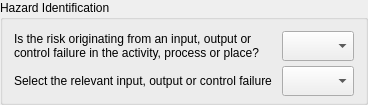
            <widget class="QGroupBox" name="gpb_HazardIdentification">
             <property name="minimumSize">
              <size>
               <width>0</width>
               <height>105</height>
              </size>
             </property>
             <property name="maximumSize">
              <size>
               <width>16777215</width>
               <height>105</height>
              </size>
             </property>
             <property name="title">
              <string>Hazard Identification</string>
             </property>
             <layout class="QGridLayout" name="gridLayout_2">
              <item row="0" column="0">
               <layout class="QGridLayout" name="glay_HazardIdentification">
                <property name="leftMargin">
                 <number>0</number>
                </property>
                <property name="topMargin">
                 <number>0</number>
                </property>
                <property name="rightMargin">
                 <number>0</number>
                </property>
                <property name="bottomMargin">
                 <number>0</number>
                </property>
                <property name="spacing">
                 <number>10</number>
                </property>
                <item row="0" column="0">
                 <widget class="QLabel" name="lbl_Identification">
                  <property name="minimumSize">
                   <size>
                    <width>0</width>
                    <height>30</height>
                   </size>
                  </property>
                  <property name="maximumSize">
                   <size>
                    <width>16777215</width>
                    <height>30</height>
                   </size>
                  </property>
                  <property name="text">
                   <string>&lt;html&gt;&lt;head/&gt;&lt;body&gt;&lt;p&gt;Is the risk originating from an input, output or control failure in the activity, process or place?&lt;/p&gt;&lt;/body&gt;&lt;/html&gt;</string>
                  </property>
                  <property name="wordWrap">
                   <bool>true</bool>
                  </property>
                 </widget>
                </item>
                <item row="0" column="1">
                 <widget class="QComboBox" name="cbx_Identification">
                  <property name="minimumSize">
                   <size>
                    <width>0</width>
                    <height>30</height>
                   </size>
                  </property>
                  <property name="maximumSize">
                   <size>
                    <width>16777215</width>
                    <height>30</height>
                   </size>
                  </property>
                 </widget>
                </item>
                <item row="1" column="0">
                 <widget class="QLabel" name="lbl_Failure">
                  <property name="minimumSize">
                   <size>
                    <width>0</width>
                    <height>30</height>
                   </size>
                  </property>
                  <property name="maximumSize">
                   <size>
                    <width>16777215</width>
                    <height>30</height>
                   </size>
                  </property>
                  <property name="text">
                   <string>&lt;html&gt;&lt;head/&gt;&lt;body&gt;&lt;p&gt;Select the relevant input, output or control failure&lt;/p&gt;&lt;/body&gt;&lt;/html&gt;</string>
                  </property>
                 </widget>
                </item>
                <item row="1" column="1">
                 <widget class="QComboBox" name="cbx_Failure">
                  <property name="minimumSize">
                   <size>
                    <width>0</width>
                    <height>30</height>
                   </size>
                  </property>
                  <property name="maximumSize">
                   <size>
                    <width>16777215</width>
                    <height>30</height>
                   </size>
                  </property>
                 </widget>
                </item>
               </layout>
              </item>
             </layout>
            </widget>
